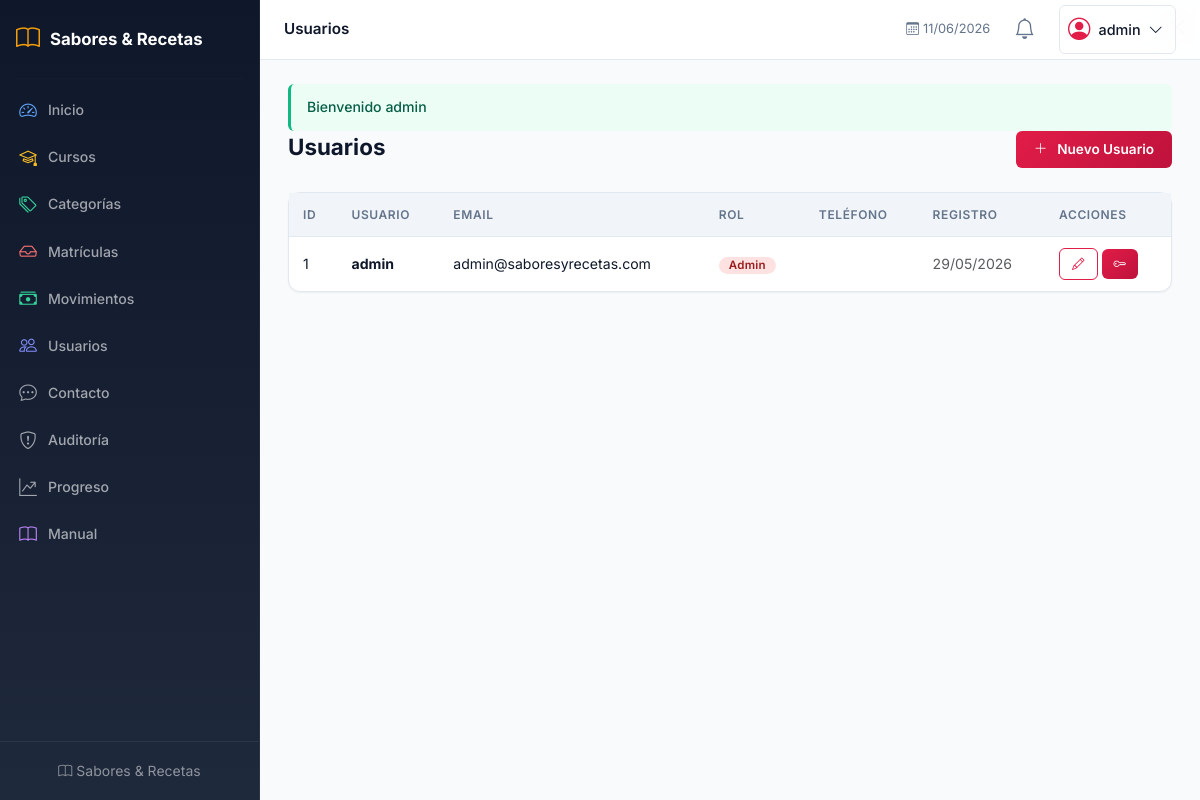
Page /index.php/usuarios (signed in) on the earlier database version.
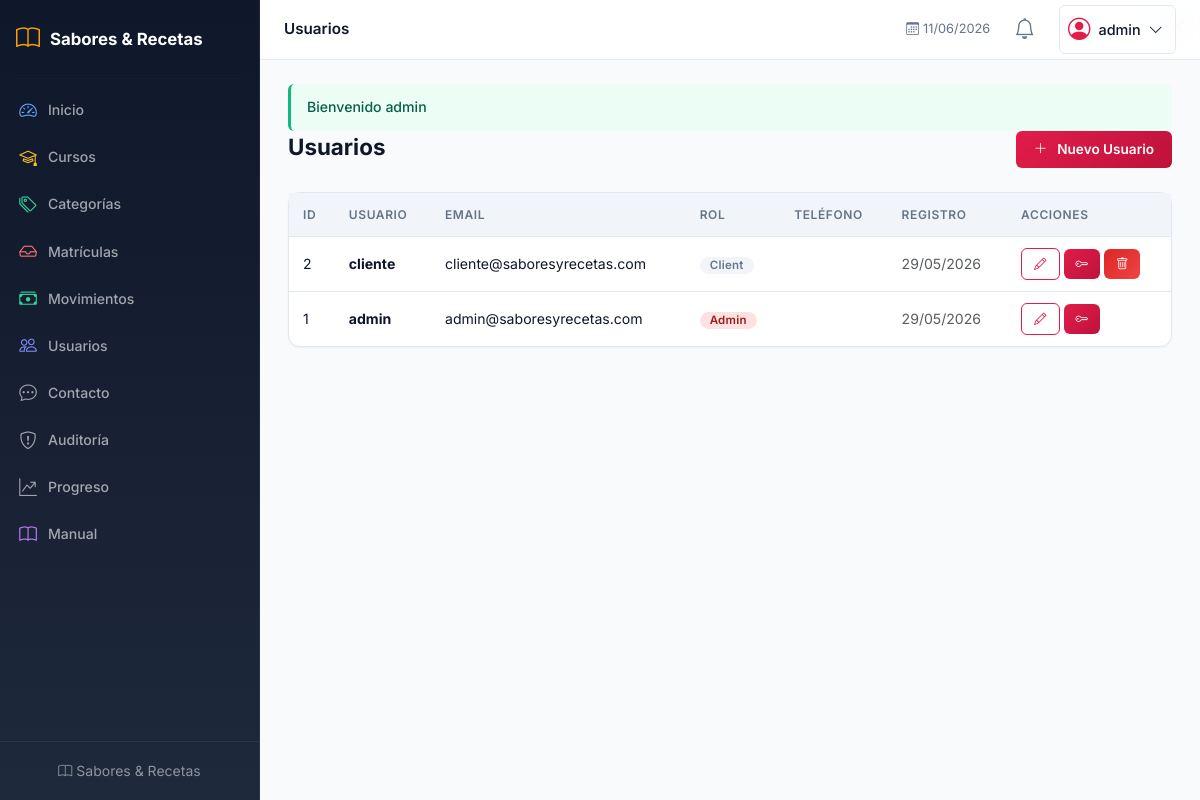
Same page on the later database version.
### tables this page shows
CREATE TABLE usuarios (
  id int(11) NOT NULL AUTO_INCREMENT,
  username varchar(80) NOT NULL,
  email varchar(120) NOT NULL,
  password_hash varchar(255) NOT NULL,
  role varchar(20) DEFAULT 'client',
  address varchar(200) DEFAULT '',
  phone varchar(20) DEFAULT '',
  created_at datetime DEFAULT CURRENT_TIMESTAMP,
  PRIMARY KEY (id),
  UNIQUE KEY username (username),
  UNIQUE KEY email (email)
);

### app/Core/Controller.php (called while the page is built, shortened)
<?php
abstract class Controller
{
    protected function view($view, $data = [])
    {
        extract($data);
        $viewPath = __DIR__ . '/../Views/' . str_replace('.', '/', $view) . '.php';
        ob_start(); require $viewPath; $content = ob_get_clean();
        require __DIR__ . '/../Views/layouts/main.php';
    }
}

### app/Controllers/UserController.php (called while the page is built, shortened)
<?php
class UserController extends Controller
{
    public function index()
    {
        $usuarios = User::all();
        $this->view('users.index', ['title' => 'Usuarios', 'usuarios' => $usuarios]);
    }
}

### public/index.php (called while the page is built, shortened)
<?php
require_once __DIR__ . '/../app/autoload.php';
$router = new Router();
$router->get('login', 'AuthController@showLoginForm');
$router->post('login', 'AuthController@login');
$router->get('register', 'AuthController@showRegisterForm');
$router->post('register', 'AuthController@register');
$router->get('logout', 'AuthController@logout');
$router->get('admin', 'DashboardController@index', ['auth','role:admin']);
$router->get('/', 'DashboardController@index', ['auth','role:admin']);
$router->get('cursos', 'CourseController@index', ['auth','role:admin']);
$router->get('cursos/crear', 'CourseController@create', ['auth','role:admin']);
$router->post('cursos/guardar', 'CourseController@store', ['auth','role:admin']);
$router->get('cursos/editar/{id}', 'CourseController@edit', ['auth','role:admin']);
$router->post('cursos/actualizar/{id}', 'CourseController@update', ['auth','role:admin']);
$router->post('cursos/eliminar/{id}', 'CourseController@destroy', ['auth','role:admin']);
$router->get('categorias', 'CategoryController@index', ['auth','role:admin']);
$router->post('categorias/guardar', 'CategoryController@store', ['auth','role:admin']);
$router->post('categorias/eliminar/{id}', 'CategoryController@destroy', ['auth','role:admin']);
$router->get('catalogo', 'CartController@shop', ['auth']);
$router->post('api/carrito/checkout', 'CartController@checkout', ['auth','role:client']);
$router->get('inscripcion/{curso_id}', 'CartController@showEnrollmentForm', ['auth','role:client']);
$router->post('inscripcion/procesar', 'CartController@processEnrollment', ['auth','role:client']);
$router->get('mis-matriculas', 'CartController@myEnrollments', ['auth','role:client']);
$router->post('mis-matriculas/subir-pago', 'CartController@uploadPayment', ['auth','role:client']);
$router->get('admin/enrollments', 'EnrollmentController@pending', ['auth','role:admin']);
$router->post('admin/enrollments/aprobar/{id}', 'EnrollmentController@approve', ['auth','role:admin']);
$router->post('admin/enrollments/rechazar/{id}', 'EnrollmentController@reject', ['auth','role:admin']);
$router->get('admin/enrollments/todas', 'EnrollmentController@all', ['auth','role:admin']);
$router->post('admin/enrollments/cancelar/{id}', 'EnrollmentController@cancel', ['auth','role:admin']);
$router->get('movimientos', 'MovementController@index', ['auth','role:admin,worker']);
$router->post('movimientos/crear', 'MovementController@store', ['auth','role:admin,worker']);
$router->post('movimientos/aprobar/{id}', 'MovementController@approve', ['auth','role:admin']);
$router->post('movimientos/rechazar/{id}', 'MovementController@reject', ['auth','role:admin']);
$router->post('movimientos/eliminar/{id}', 'MovementController@destroy', ['auth','role:admin']);
$router->get('movimientos/exportar', 'MovementController@export', ['auth','role:admin,worker']);
$router->get('api/finance-data', 'MovementController@chartData', ['auth','role:admin']);
$router->get('usuarios', 'UserController@index', ['auth','role:admin']);
$router->get('usuarios/crear', 'UserController@create', ['auth','role:admin']);
$router->post('usuarios/guardar', 'UserController@store', ['auth','role:admin']);
$router->get('usuarios/editar/{id}', 'UserController@edit', ['auth','role:admin']);
$router->post('usuarios/actualizar/{id}', 'UserController@update', ['auth','role:admin']);
$router->post('usuarios/eliminar/{id}', 'UserController@destroy', ['auth','role:admin']);
$router->get('perfil', 'UserController@profile', ['auth']);
$router->get('perfil/editar', 'UserController@editProfile', ['auth']);
$router->post('perfil/actualizar', 'UserController@updateProfile', ['auth']);
$router->post('perfil/foto', 'UserController@uploadProfilePhoto', ['auth']);
$router->get('mis-cursos', 'UserController@myCourses', ['auth','role:client']);
$router->get('configuracion', 'UserController@settings', ['auth']);
$router->post('api/configuracion/notificaciones', 'UserController@saveNotifPrefs', ['auth']);
$router->get('manual', 'PageController@manual', ['auth']);
$router->get('api/notificaciones', 'PageController@notifications', ['auth']);
$router->post('api/notificaciones/leer/{id}', 'PageController@markRead', ['auth']);
$router->post('api/notificaciones/leer-todas', 'PageController@markAllRead', ['auth']);
$router->post('api/notificaciones/eliminar/{id}', 'PageController@deleteNotif', ['auth']);
$router->get('factura/{id}', 'InvoiceController@download', ['auth','role:admin,client']);
$router->get('factura/{id}/html', 'InvoiceController@preview', ['auth','role:admin,client']);
$router->get('contacto', 'ContactController@showForm');
$router->post('contacto/enviar', 'ContactController@send');
$router->get('contactos', 'ContactController@index', ['auth','role:admin']);
$router->post('contactos/eliminar/{id}', 'ContactController@destroy', ['auth','role:admin']);
$router->get('auditoria', 'AuditController@index', ['auth','role:admin']);
$router->get('recuperar-contrasena', 'AuthController@showForgotForm');
$router->post('recuperar-contrasena', 'AuthController@sendReset');
$router->get('restablecer-contrasena/{token}', 'AuthController@showResetForm');
$router->post('restablecer-contrasena/{token}', 'AuthController@doReset');
$router->post('api/usuarios/reset-password/{id}', 'AuthController@adminResetUser', ['auth','role:admin']);
$router->get('curso/{id}', 'CourseViewController@show', ['auth','role:client']);
$router->get('curso/{id}/clase/{claseId}', 'CourseViewController@classView', ['auth','role:client']);
$router->post('api/curso/{id}/clase/{claseId}/completar', 'CourseViewController@completeClass', ['auth','role:client']);
$router->get('curso/{id}/examen/{examenId}', 'ExamController@take', ['auth','role:client']);
$router->post('curso/{id}/examen/{examenId}/enviar', 'ExamController@submit', ['auth','role:client']);
$router->get('curso/{id}/examen/{examenId}/resultado/{intentoId}', 'ExamController@result', ['auth','role:client']);
$router->get('cursos/{id}/contenido', 'CourseController@manageContent', ['auth','role:admin']);
$router->post('api/cursos/{id}/modulos/guardar', 'CourseController@storeModule', ['auth','role:admin']);
$router->post('api/cursos/{id}/modulos/actualizar/{modId}', 'CourseController@updateModule', ['auth','role:admin']);
$router->post('api/cursos/{id}/modulos/eliminar/{modId}', 'CourseController@deleteModule', ['auth','role:admin']);
$router->post('api/cursos/{id}/clases/guardar', 'CourseController@storeClass', ['auth','role:admin']);
$router->post('api/cursos/{id}/clases/actualizar/{claseId}', 'CourseController@updateClass', ['auth','role:admin']);
$router->post('api/cursos/{id}/clases/eliminar/{claseId}', 'CourseController@deleteClass', ['auth','role:admin']);
$router->post('api/cursos/{id}/examenes/guardar', 'CourseController@storeExam', ['auth','role:admin']);
$router->post('api/cursos/{id}/examenes/actualizar/{examenId}', 'CourseController@updateExam', ['auth','role:admin']);
$router->post('api/examenes/{id}/preguntas/guardar', 'CourseController@storeQuestion', ['auth','role:admin']);
$router->post('api/preguntas/eliminar/{pqId}', 'CourseController@deleteQuestion', ['auth','role:admin']);
$router->get('admin/progreso', 'CourseController@progress', ['auth','role:admin']);
$router->get('', 'AuthController@redirectHome');
$router->dispatch();

### index.php (called while the page is built, shortened)
<?php
require __DIR__ . '/public/index.php';

### app/Helpers/functions.php (called while the page is built, shortened)
<?php
function e($v) { return Security::sanitize($v); }
function format_date($d) { return date('d/m/Y', strtotime($d)); }
function url($p = '') {
    $base = rtrim(dirname($_SERVER['SCRIPT_NAME']), '/');
    if ($p !== '') $base .= '/index.php';
    return $base . '/' . ltrim($p, '/');
}

### app/autoload.php (called while the page is built, shortened)
<?php
spl_autoload_register(function ($class) {
    $prefix = 'App\\';
    $baseDir = __DIR__ . '/';
    $len = strlen($prefix);
    $file = $baseDir . str_replace('\\', '/', substr($class, $len)) . '.php';
});
require_once __DIR__ . '/Helpers/functions.php';

### config/database.php (called while the page is built, shortened)
<?php
$envFile = __DIR__ . '/.env';
return [
    'host' => getenv('DB_HOST') ?: 'localhost',
    'port' => getenv('DB_PORT') ?: '3306',
    'dbname' => getenv('DB_NAME') ?: 'sabores_recetas',
    'username' => getenv('DB_USER') ?: 'root',
    'password' => getenv('DB_PASS') ?: '',
    'charset' => 'utf8mb4',
];

### app/Core/Database.php (called while the page is built, shortened)
<?php
class Database
{
    private static $instance = null;
    private $pdo;
    private function __construct()
    {
        $config = require __DIR__ . '/../../config/database.php';
        $dsn = "mysql:host={$config['host']};port={$config['port']};dbname={$config['dbname']};charset={$config['charset']}";
        $this->pdo = new PDO($dsn, $config['username'], $config['password'], [
            PDO::ATTR_ERRMODE => PDO::ERRMODE_EXCEPTION,
            PDO::ATTR_DEFAULT_FETCH_MODE => PDO::FETCH_ASSOC,
            PDO::ATTR_EMULATE_PREPARES => false,
        ]);
    }
    public static function getInstance()
    {
        if (self::$instance === null) self::$instance = new self();
        return self::$instance;
    }
    public function getConnection() { return $this->pdo; }
    public static function query($sql, $params = [])
    {
        $stmt = self::getInstance()->getConnection()->prepare($sql);
        $stmt->execute($params);
        return $stmt;
    }
    public static function fetchAll($sql, $params = []) { return self::query($sql, $params)->fetchAll(); }
}

### app/Core/Model.php (called while the page is built, shortened)
<?php
abstract class Model
{
    protected static $table = '';
    public static function all() { return Database::fetchAll("SELECT * FROM " . static::$table . " ORDER BY id DESC"); }
}

### app/Helpers/Security.php (called while the page is built, shortened)
<?php
class Security
{
    public static function sanitize($input) { return htmlspecialchars($input, ENT_QUOTES, 'UTF-8'); }
}

### app/Core/Session.php (called while the page is built, shortened)
<?php
class Session
{
    public static function get($key, $default = null) { return $_SESSION[$key] ?? $default; }
    public static function userId() { return self::get('user_id'); }
}

### app/Views/users/index.php (the view, shortened to what the rows shown need)
<div class="d-flex justify-content-between align-items-center mb-4">
    <h1 class="page-title">Usuarios</h1>
    <a href="<?= url('usuarios/crear') ?>" class="btn-modern btn-modern-primary"><i class="bi bi-plus-lg me-1"></i>Nuevo Usuario</a>
</div>
<div class="card-modern">
    <div class="card-body p-0">
        <div class="table-responsive">
            <table class="table-modern mb-0">
                <thead><tr><th>ID</th><th>Usuario</th><th>Email</th><th>Rol</th><th>Teléfono</th><th>Registro</th><th>Acciones</th></tr></thead>
                <tbody>
                    <?php if (empty($usuarios)): ?>
                    <tr><td colspan="7"><div class="empty-state"><i class="bi bi-people"></i><p>No hay usuarios</p></div></td></tr>
                    <?php else: ?>
                    <?php foreach ($usuarios as $u): ?>
                    <tr>
                        <td><?= $u['id'] ?></td>
                        <td class="fw-bold"><?= e($u['username']) ?></td>
                        <td><?= e($u['email']) ?></td>
                        <td><span class="badge bg-<?= $u['role']==='admin'?'danger':($u['role']==='worker'?'info':'secondary') ?>"><?= ucfirst($u['role']) ?></span></td>
                        <td><?= e($u['phone'] ?? '-') ?></td>
                        <td class="small text-muted"><?= format_date($u['created_at']) ?></td>
                        <td>
                            <a href="<?= url('usuarios/editar/' . $u['id']) ?>" class="btn-modern btn-modern-outline btn-modern-sm"><i class="bi bi-pencil"></i></a>
                            <button class="btn-modern btn-modern-primary btn-modern-sm" onclick="resetUserPassword(<?= $u['id'] ?>)" title="Resetear contraseña"><i class="bi bi-key"></i></button>
                            <?php if ($u['id'] != \App\Core\Session::userId()): ?>
                            <form method="post" action="<?= url('usuarios/eliminar/' . $u['id']) ?>" class="d-inline" onsubmit="return confirm('¿Eliminar usuario?')">
                                <button type="submit" class="btn-modern btn-modern-danger btn-modern-sm"><i class="bi bi-trash"></i></button>
                            </form>
                            <?php endif; ?>
                        </td>
                    </tr>
                    <?php endforeach; ?>
                    <?php endif; ?>
                </tbody>
            </table>
        </div>
    </div>
</div>

### app/Core/Router.php (shortened to what the rows shown need)
<?php
class Router
{
    private $routes = [];
    private function addRoute($method, $route, $action, $middleware)
    {
        $route = preg_replace('/\{([a-zA-Z_]+)\}/', '(?P<$1>[^/]+)', $route);
        $this->routes[] = ['method' => $method, 'route' => $route, 'pattern' => '#^' . $route . '$#', 'action' => $action, 'middleware' => $middleware];
    }
    public function dispatch()
    {
        $method = $_SERVER['REQUEST_METHOD'];
        $uri = trim(str_replace(dirname($_SERVER['SCRIPT_NAME']), '', parse_url($_SERVER['REQUEST_URI'], PHP_URL_PATH)), '/');
        $uri = preg_replace('#^index\.php/?#', '', $uri);
        foreach ($this->routes as $r) {
            if ($r['method'] !== $method) continue;
            $testUri = $r['route'] === '/' ? ($uri === '' ? '/' : null) : $uri;
            if ($testUri === null) continue;
            if (!preg_match($r['pattern'], $testUri, $matches)) continue;
            $params = array_filter($matches, 'is_string', ARRAY_FILTER_USE_KEY);
            list($ctrl, $meth) = explode('@', $r['action']);
            call_user_func_array([new $class(), $meth], $params);
            return;
        }
    }
}

Differences in the rows shown:
added usuarios: id "2", username "cliente", email "cliente@saboresyrecetas.com", role "Client", created_at "29/05/2026"
